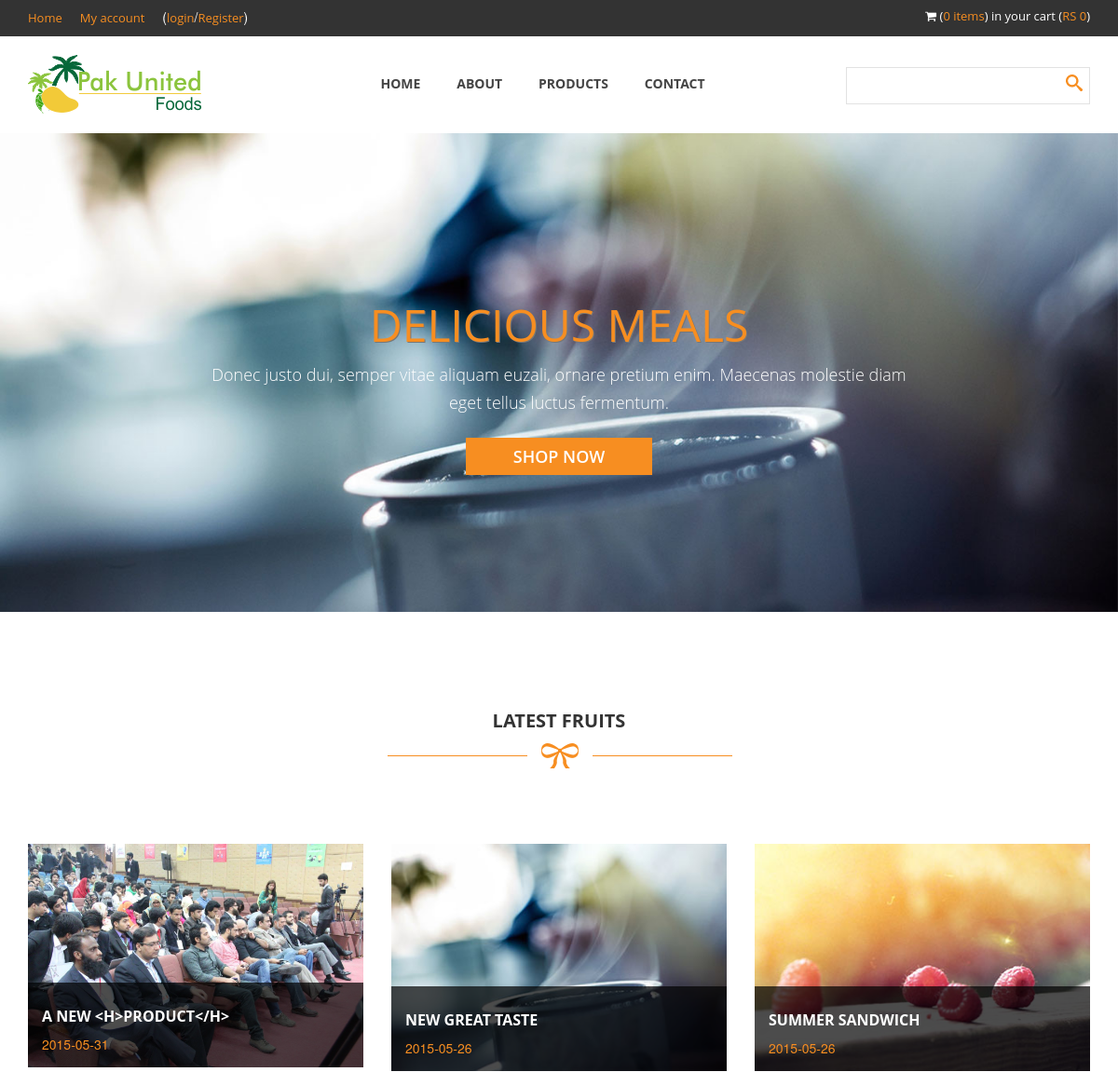
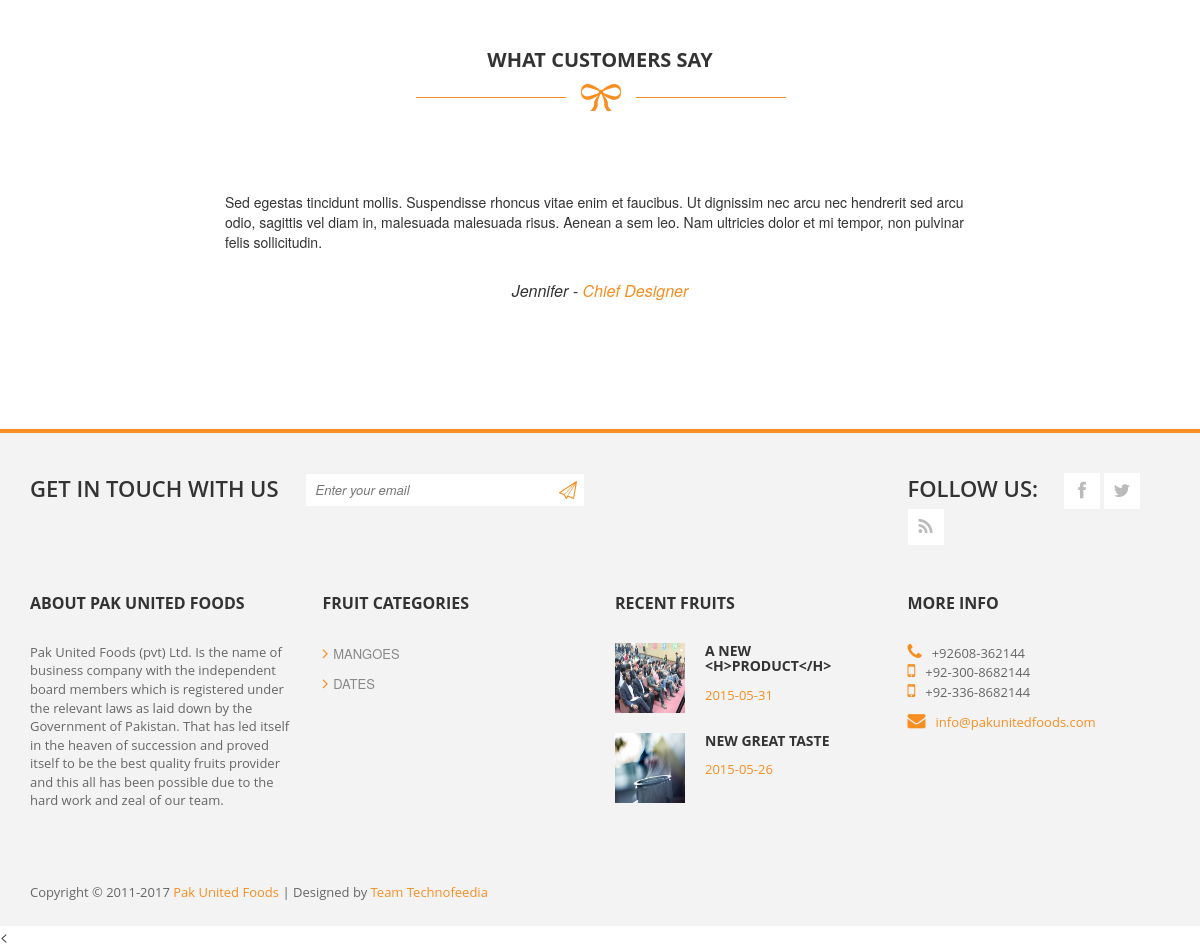
/Codebase/index.php, run on the app's committed database (2 pictures, top to bottom).
### tables this page shows
CREATE TABLE IF NOT EXISTS `slides` (
`slide_id` int(11) NOT NULL,
  `slides_image` varchar(45) DEFAULT NULL,
  `slide_caption` longtext,
  `slide_number` int(11) DEFAULT NULL,
  `slide_time` timestamp NULL DEFAULT CURRENT_TIMESTAMP,
  `slide_active` int(1) NOT NULL DEFAULT '1'
);

CREATE TABLE IF NOT EXISTS `items` (
`item_id` int(11) NOT NULL,
  `item_name` varchar(60) NOT NULL,
  `item_fruit` int(11) NOT NULL,
  `item_desc` mediumtext NOT NULL,
  `item_image` varchar(255) NOT NULL,
  `item_price` float NOT NULL,
  `item_unit` varchar(100) NOT NULL,
  `item_active` int(1) NOT NULL DEFAULT '1',
  `item_time` timestamp NOT NULL DEFAULT CURRENT_TIMESTAMP
);

CREATE TABLE IF NOT EXISTS `testomonial` (
`testmonial_id` int(11) NOT NULL,
  `testomonial_text` longtext NOT NULL,
  `testomonial_person` text NOT NULL,
  `testomonial_post` text NOT NULL,
  `testomonial_link` text NOT NULL,
  `testomonial_time` timestamp NULL DEFAULT CURRENT_TIMESTAMP,
  `testmonial_active` int(1) NOT NULL DEFAULT '1'
);

CREATE TABLE IF NOT EXISTS `contact` (
  `ptcl` varchar(15) NOT NULL,
  `mobile1` varchar(16) NOT NULL,
  `mobile2` varchar(16) NOT NULL,
  `email` text NOT NULL,
  `facebook` text NOT NULL,
  `twitter` text NOT NULL,
  `rss` text NOT NULL,
  `mapx` decimal(13,7) DEFAULT NULL,
  `mapy` decimal(13,7) NOT NULL,
  `about` longtext NOT NULL
);

CREATE TABLE IF NOT EXISTS `fruits` (
`fruit_id` int(11) NOT NULL,
  `fruit_name` varchar(70) DEFAULT NULL,
  `fruit_time` timestamp NULL DEFAULT CURRENT_TIMESTAMP
);

### Codebase/index.php (the view, shortened to what this page needs)
<?php
require("header.php");
?>
<div id="slider">
    <div class="flexslider">
        <ul class="slides">
            <?php
            if($result->num_rows>0){
                while($row=$result->fetch_assoc())
                {
                    $cap=$row["slide_caption"];
                    $path="images/".$row['slides_image'];
                    ?>
                    <li>
                        <div class="slider-caption">
                            <?php echo $cap  ?>
                        </div>
                        <img src="<?php echo $path  ?>" alt="" />
                    </li>
                <?php }}?>
        </ul>
    </div>
</div>
<div id="latest-blog">
    <div class="container">
        <div class="row">
            <div class="col-md-12">
                <div class="heading-section" style="padding: 0 0 80px 0;">
                    <h2>Latest Fruits</h2>
                    <img src="images/under-heading.png" alt="" >
                </div>
            </div>
        </div>
        <div class="row">
            <?php
            $a="SELECT `item_id`, `item_name`,`item_desc`, `item_image`, date( `item_time`) DT FROM `items` WHERE `item_active`=1 order by `item_id` DESC  limit 0,6";
            $items=$conn->query($a);
            while($r=$items->fetch_assoc()){
                $item_id=base64_encode($r['item_id']);
                $item_name=$r['item_name'];
                $item_img=$r['item_image'];
                $item_date=$r['DT'];
            ?>
            <div class="col-md-4 col-sm-6">
                <div class="blog-post">
                    <div class="blog-thumb">
                        <img src="images/<?php echo $item_img; ?>" alt="" />
                    </div>
                    <div class="blog-content">
                        <div class="content-show">
                            <h4><a href="<?php echo "details.php?item=".$item_id; ?>"><?php echo $item_name; ?></a></h4>
                            <span><?php echo $item_date; ?></span>
                        </div>
                    </div>
                </div>
            </div>
                <?php }?>
        </div>
    </div>
</div>
<div id="testimonails">
    <div class="container">
        <div class="row">
            <div class="col-md-12">
                <div class="heading-section">
                    <h2>What Customers Say</h2>
                    <img src="images/under-heading.png" alt="" >
                </div>
            </div>
        </div>
        <?php
        $sql = "SELECT `testomonial_text`, `testomonial_person`, `testomonial_post`, `testomonial_link` FROM `testomonial` WHERE `testmonial_active` =1";
        $result=$conn->query($sql);
        if($result->num_rows>0){
            ?>
            <div class="row">
                <div class="col-md-8 col-md-offset-2">
                    <div class="testimonails-slider">
                        <ul class="slides">
                            <?php	while($row=$result->fetch_assoc())
                            {
                                $txt=$row["testomonial_text"];
                                $person=$row["testomonial_person"];
                                $post=$row["testomonial_post"];
                                $link=$row["testomonial_link"];
                                ?>
                                <li>
                                    <div class="testimonails-content">
                                        <?php echo $txt; ?>
                                        <h6><?php echo $person; ?> - <a href="<?php echo $link; ?>"><?php echo $post; ?></a></h6>
                                    </div>
                                </li>
                            <?php
                            } ?>
                        </ul>
                    </div>
                </div>
            </div>
        <?php }?>
    </div>
</div>
<?php
require("footer.php");
?>

### Codebase/header.php (shortened to what this page needs)
<?php
$amount=0;
$items_count=0;
$link="<a href='login.php' style='margin: 0px;padding: 0px;'>login</a>/<a href='admin/register.php' style='margin: 0px;padding: 0px;'>Register</a>";
include("admin/_con.php");
$sql = "SELECT slides_image, slide_caption, `slide_number` FROM `slides` WHERE `slide_active`=1 order by `slide_number`";
$result = $conn->query($sql);
?>
<!DOCTYPE html>
<html class="no-js">
<head>
    <link rel="stylesheet" href="css/bootstrap.css">
    <link rel="stylesheet" href="css/font-awesome.css">
    <link rel="stylesheet" href="css/templatemo_style.css">
    <link rel="stylesheet" href="css/templatemo_misc.css">
    <link rel="stylesheet" href="css/flexslider.css">
    <link rel="stylesheet" href="css/testimonails-slider.css">
</head>
<body>
<header>
    <div id="top-header">
        <div class="container">
            <div class="row">
                <div class="col-md-6">
                    <div class="home-account">
                        <a href="index.php">Home</a>
                        <a href="account.php">My account</a>
                        (<?php echo $link;?>)
                    </div>
                </div>
                <div class="col-md-6">
                    <div class="cart-info">
                        <i class="fa fa-shopping-cart"></i>
                        (<a href="cart.php"><?php echo $items_count;?> items</a>) in your cart (<a href="cart.php"><?php echo "RS ".$amount;?></a>)
                    </div>
                </div>
            </div>
        </div>
    </div>
    <div id="main-header">
        <div class="container">
            <div class="row">
                <div class="col-md-3">
                    <div class="logo">
                        <a href="index.php"><img src="images/logo.png" title="Pak United Foods" alt="Pak United Foods" ></a>
                    </div>
                </div>
                <div class="col-md-6">
                    <div class="main-menu">
                        <ul>
                            <li>
                                <a href="index.php">Home</a>
                            </li>
                            <li>
                                <a href="about.php">About</a>
                            </li>
                            <li>
                                <a href="products.php">Products</a>
                            </li>
                            <li>
                                <a href="contact.php">Contact</a>
                            </li>
                        </ul>
                    </div>
                </div>
                <div class="col-md-3">
                    <div class="search-box">
                        <form name="search_form" method="get" class="search_form" action="search.php">
                            <input id="search" type="text" name="q" value="<?php echo isset($_REQUEST['q'])?$_REQUEST['q']:""; ?>"/>
                            <input type="submit" id="search-button" />
                        </form>
                    </div>
                </div>
            </div>
        </div>
    </div>
</header>
<?php $sql = "SELECT * FROM `contact`";
$run=$conn->query($sql);
$contacts=$run->fetch_assoc();
$fb=$contacts["facebook"];
$tw=$contacts["twitter"];
$rss=$contacts["rss"];
$ph=$contacts["ptcl"];
$mob1=$contacts["mobile1"];
$mob2=$contacts["mobile2"];
$email=$contacts["email"];
?>

### Codebase/footer.php (shortened to what this page needs)
<footer>
    <div class="container">
        <div class="top-footer">
            <div class="row">
                <div class="col-md-9">
                    <div class="subscribe-form" id="subform">
                        <span>Get in touch with us</span>
                        <form method="get" class="subscribeForm">
                            <input id="subscribe" type="email" placeholder="Enter your email" required="required" />
                            <input type="submit" id="submitButton" onclick="subs()" />
                        </form>
                    </div>
                </div>
                <div class="col-md-3">
                    <div class="social-bottom">
                        <span>Follow us:</span>
                        <ul>
                            <li>
                                <a href="<?php echo $fb; ?>" class="fa fa-facebook"></a>
                            </li>
                            <li>
                                <a href="<?php echo $tw; ?>" class="fa fa-twitter"></a>
                            </li>
                            <li>
                                <a href="<?php echo $rss; ?>" class="fa fa-rss"></a>
                            </li>
                        </ul>
                    </div>
                </div>
            </div>
        </div>
        <div class="main-footer">
            <div class="row">
                <div class="col-md-3">
                    <div class="about">
                        <h4 class="footer-title">About Pak United Foods</h4>
                        <p>
                            Pak United Foods (pvt) Ltd. Is the name of business company with the independent board members which is registered under the relevant laws as laid down by the Government of Pakistan. That has led itself in the heaven of succession and proved itself to be the best quality fruits provider and this all has been possible due to the hard work and zeal of our team.
                        </p>
                    </div>
                </div>
                <div class="col-md-3">
                    <div class="shop-list">
                        <h4 class="footer-title">Fruit Categories</h4>
                        <ul>
                            <?php $sql = "SELECT `fruit_id`, `fruit_name` FROM `fruits` LIMIT 0,8";
                            $result=$conn->query($sql);
                            if($result->num_rows>0){
                                while($row=$result->fetch_assoc())
                                {
                                    $id="products.php?cat=".base64_encode($row["fruit_id"]);
                                    $name=$row["fruit_name"];
                                    ?>
                                    <li>
                                        <a href="<?php echo $id; ?>"><i class="fa fa-angle-right"></i><?php echo $name; ?></a>
                                    </li>
                                <?php } }?>
                        </ul>
                    </div>
                </div>
                <div class="col-md-3">
                    <div class="recent-posts">
                        <h4 class="footer-title">Recent Fruits</h4>
                        <?php
                        $a="SELECT `item_id`, `item_name`,`item_desc`, `item_image`, date( `item_time`) DT FROM `items` WHERE `item_active`=1 order by `item_id` DESC  limit 0,2";
                        $items=$conn->query($a);
                        while($r=$items->fetch_assoc()){
                            $item_id=base64_encode($r['item_id']);
                            $item_name=$r['item_name'];
                            $item_img=$r['item_image'];
                            $item_date=$r['DT'];
                            ?>
                        <div class="recent-post">
                            <div class="recent-post-thumb">
                                <img src="images/<?php echo $item_img; ?>" alt="" width="70" height="70">
                            </div>
                            <div class="recent-post-info">
                                <h6><a href="<?php echo "products.php?product=".$item_id; ?>"><?php echo $item_name; ?></a></h6>
                                <span><?php echo $item_date; ?></span>
                            </div>
                        </div>
                        <?php }?>
                    </div>
                </div>
                <div class="col-md-3">
                    <div class="more-info">
                        <h4 class="footer-title">More info</h4>
                        <ul>
                            <li>
                                <i class="fa fa-phone"></i><?php echo $ph; ?><br />
                                <i class="fa fa-mobile"></i><?php echo $mob1; ?><br />
                                <i class="fa fa-mobile-phone"></i><?php echo $mob2; ?>
                            </li>
                            <li>
                                <i class="fa fa-envelope"></i><a href="#"><?php echo $email; ?></a>
                            </li>
                        </ul>
                    </div>
                </div>
            </div>
        </div>
        <div class="bottom-footer">
            <p>
                Copyright © 2011-<?php echo date("Y");?> <a href="#">Pak United Foods</a> | Designed by <a href="http://www.technofeedia.com">Team Technofeedia</a>
            </p>
        </div>
    </div>
</footer>
<
</body>
</html>

### Codebase/css/flexslider.css (style rules this page uses)
.slides, .flex-control-nav, .flex-direction-nav { margin: 0; padding: 0; list-style: none; }
.flexslider { overflow: hidden; margin: 0; padding: 0; }
.flexslider .slides > li { display: none; -webkit-backface-visibility: hidden; }
.flexslider .slides img { width: 100%; display: block; }
.slides:after { content: "\0020"; display: block; clear: both; visibility: hidden; line-height: 0; height: 0; }
.flexslider { position: relative; zoom: 1; max-height: 600px; }
.flexslider .slides { zoom: 1; }

### Codebase/css/testimonails-slider.css (style rules this page uses)
.slides, .flex-control-nav, .flex-direction-nav { margin: 0; padding: 0; list-style: none; }
.flexslider { overflow: hidden; margin: 0; padding: 0; }
.flexslider .slides > li { display: none; -webkit-backface-visibility: hidden; }
.flexslider .slides img { width: 100%; display: block; }
.slides:after { content: "\0020"; display: block; clear: both; visibility: hidden; line-height: 0; height: 0; }
.flexslider { position: relative; zoom: 1; max-height: 600px; }
.flexslider .slides { zoom: 1; }

### data on the page
slides: slide_caption "DELICIOUS MEALS Donec justo dui, semper vitae aliquam euzali, ornare pretium enim. Maecenas molestie diam eget tellus luctus fermentum. SHOP NOW", slides_image (picture)
items: item_image (picture), item_name "A NEW <H>PRODUCT</H>", item_date "2015-05-31"
items: item_image (picture), item_name "NEW GREAT TASTE", item_date "2015-05-26"
items: item_image (picture), item_name "SUMMER SANDWICH", item_date "2015-05-26"
testomonial: testomonial_text "Sed egestas tincidunt mollis. Suspendisse rhoncus vitae enim et faucibus. Ut dignissim nec arcu nec hendrerit sed arcu odio, sagittis vel diam in, malesuada malesuada risus. Aenean a sem leo. Nam ultricies dolor et mi tempor, non pulvinar felis sollicitudin.", testomonial_person "Jennifer", testomonial_post "Chief Designer"
fruits: fruit_name "MANGOES"
fruits: fruit_name "DATES"
contact: ptcl "+92608-362144", mobile1 "+92-300-8682144", mobile2 "+92-336-8682144", email "info@pakunitedfoods.com"

### other printed values
$items_count "0"
$amount "0"
